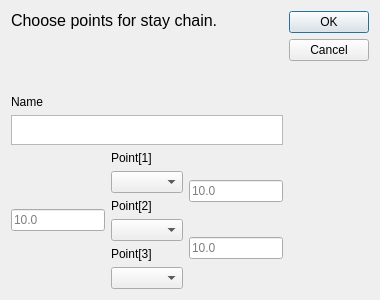
<?xml version="1.0" encoding="UTF-8"?>
<ui version="4.0">
 <class>Dialog</class>
 <widget class="QDialog" name="Dialog">
  <property name="geometry">
   <rect>
    <x>0</x>
    <y>0</y>
    <width>380</width>
    <height>300</height>
   </rect>
  </property>
  <property name="minimumSize">
   <size>
    <width>380</width>
    <height>300</height>
   </size>
  </property>
  <property name="maximumSize">
   <size>
    <width>380</width>
    <height>300</height>
   </size>
  </property>
  <property name="windowTitle">
   <string>New Stay Chain</string>
  </property>
  <property name="windowIcon">
   <iconset resource="../../icons.qrc">
    <normaloff>:/icons/equal.png</normaloff>:/icons/equal.png</iconset>
  </property>
  <property name="autoFillBackground">
   <bool>false</bool>
  </property>
  <property name="sizeGripEnabled">
   <bool>false</bool>
  </property>
  <property name="modal">
   <bool>true</bool>
  </property>
  <layout class="QHBoxLayout" name="horizontalLayout_2">
   <item>
    <layout class="QVBoxLayout" name="verticalLayout">
     <item>
      <widget class="QLabel" name="label">
       <property name="text">
        <string>&lt;html&gt;&lt;head/&gt;&lt;body&gt;&lt;p&gt;&lt;span style=&quot; font-size:12pt;&quot;&gt;Choose points for stay chain.&lt;/span&gt;&lt;/p&gt;&lt;/body&gt;&lt;/html&gt;</string>
       </property>
       <property name="textFormat">
        <enum>Qt::RichText</enum>
       </property>
       <property name="alignment">
        <set>Qt::AlignLeading|Qt::AlignLeft|Qt::AlignTop</set>
       </property>
      </widget>
     </item>
     <item>
      <widget class="QLabel" name="label_2">
       <property name="sizePolicy">
        <sizepolicy hsizetype="Preferred" vsizetype="Fixed">
         <horstretch>0</horstretch>
         <verstretch>0</verstretch>
        </sizepolicy>
       </property>
       <property name="text">
        <string>Name</string>
       </property>
      </widget>
     </item>
     <item>
      <widget class="QTextBrowser" name="Chain_num">
       <property name="maximumSize">
        <size>
         <width>16777215</width>
         <height>30</height>
        </size>
       </property>
       <property name="whatsThis">
        <string>Name of next chain.</string>
       </property>
       <property name="verticalScrollBarPolicy">
        <enum>Qt::ScrollBarAlwaysOff</enum>
       </property>
       <property name="horizontalScrollBarPolicy">
        <enum>Qt::ScrollBarAlwaysOff</enum>
       </property>
      </widget>
     </item>
     <item>
      <layout class="QHBoxLayout" name="horizontalLayout">
       <item>
        <widget class="QLineEdit" name="p1_p3">
         <property name="placeholderText">
          <string>10.0</string>
         </property>
        </widget>
       </item>
       <item>
        <layout class="QVBoxLayout" name="verticalLayout_2">
         <item>
          <widget class="QLabel" name="label_3">
           <property name="text">
            <string>Point[1]</string>
           </property>
          </widget>
         </item>
         <item>
          <widget class="QComboBox" name="Point1"/>
         </item>
         <item>
          <widget class="QLabel" name="label_4">
           <property name="text">
            <string>Point[2]</string>
           </property>
          </widget>
         </item>
         <item>
          <widget class="QComboBox" name="Point2"/>
         </item>
         <item>
          <widget class="QLabel" name="label_5">
           <property name="text">
            <string>Point[3]</string>
           </property>
          </widget>
         </item>
         <item>
          <widget class="QComboBox" name="Point3"/>
         </item>
        </layout>
       </item>
       <item>
        <layout class="QVBoxLayout" name="verticalLayout_3">
         <item>
          <widget class="QLineEdit" name="p1_p2">
           <property name="placeholderText">
            <string>10.0</string>
           </property>
          </widget>
         </item>
         <item>
          <widget class="QLineEdit" name="p2_p3">
           <property name="placeholderText">
            <string>10.0</string>
           </property>
          </widget>
         </item>
        </layout>
       </item>
      </layout>
     </item>
    </layout>
   </item>
   <item>
    <layout class="QVBoxLayout" name="verticalLayout_5">
     <item>
      <widget class="QDialogButtonBox" name="buttonBox">
       <property name="sizePolicy">
        <sizepolicy hsizetype="Fixed" vsizetype="Fixed">
         <horstretch>0</horstretch>
         <verstretch>0</verstretch>
        </sizepolicy>
       </property>
       <property name="orientation">
        <enum>Qt::Vertical</enum>
       </property>
       <property name="standardButtons">
        <set>QDialogButtonBox::Cancel|QDialogButtonBox::Ok</set>
       </property>
      </widget>
     </item>
     <item>
      <spacer name="verticalSpacer">
       <property name="orientation">
        <enum>Qt::Vertical</enum>
       </property>
       <property name="sizeHint" stdset="0">
        <size>
         <width>20</width>
         <height>40</height>
        </size>
       </property>
      </spacer>
     </item>
    </layout>
   </item>
  </layout>
 </widget>
 <resources>
  <include location="../../icons.qrc"/>
 </resources>
 <connections>
  <connection>
   <sender>buttonBox</sender>
   <signal>accepted()</signal>
   <receiver>Dialog</receiver>
   <slot>accept()</slot>
   <hints>
    <hint type="sourcelabel">
     <x>248</x>
     <y>254</y>
    </hint>
    <hint type="destinationlabel">
     <x>157</x>
     <y>274</y>
    </hint>
   </hints>
  </connection>
  <connection>
   <sender>buttonBox</sender>
   <signal>rejected()</signal>
   <receiver>Dialog</receiver>
   <slot>reject()</slot>
   <hints>
    <hint type="sourcelabel">
     <x>316</x>
     <y>260</y>
    </hint>
    <hint type="destinationlabel">
     <x>286</x>
     <y>274</y>
    </hint>
   </hints>
  </connection>
 </connections>
</ui>
